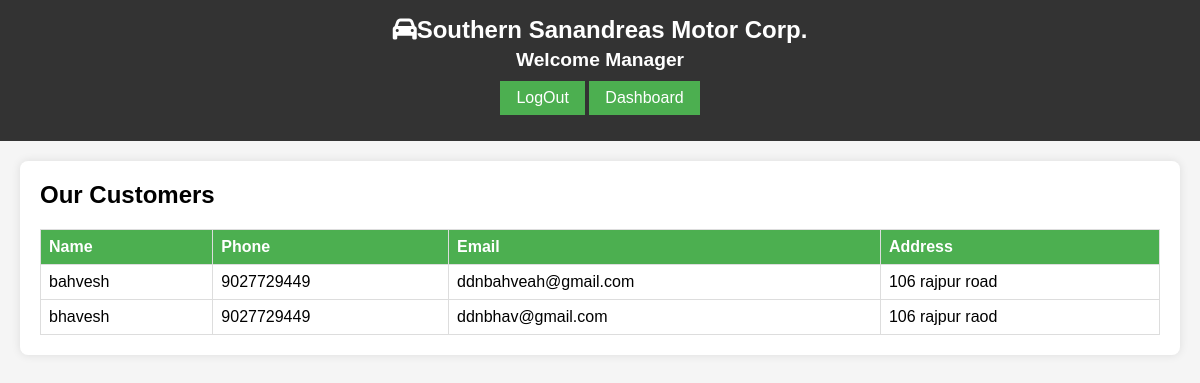
The page /viewcustomer on the database as committed earlier.
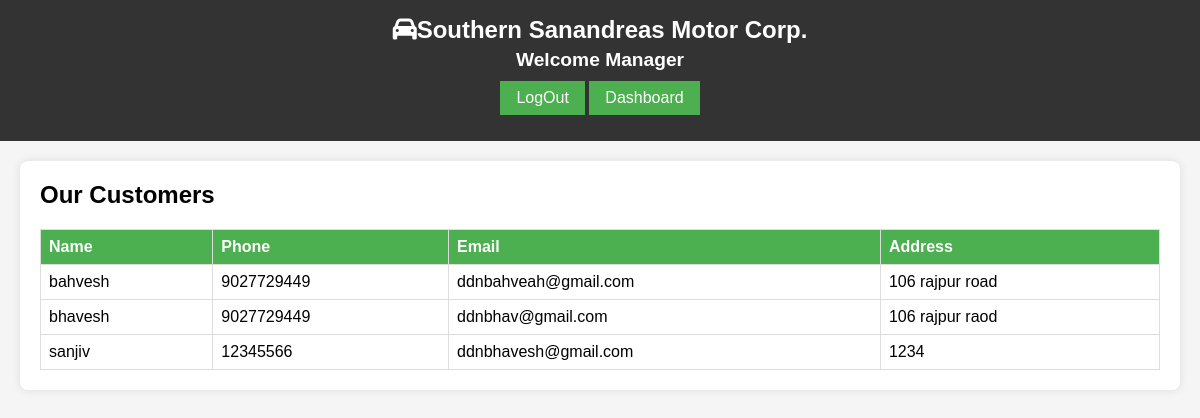
The same page on the database as committed later.
### carshowroom/models.py (models this page shows)
class Customer(models.Model):
    name=models.CharField(max_length=100)
    phone=models.IntegerField()
    email=models.CharField(max_length=50)
    address=models.CharField(max_length=200)

### carshowroom/views.py (the view)
# urls.py: path('viewcustomer', views.viewcustomer, name='viewcustomer'),
def viewcustomer(request):
    cust=list(Customer.objects.all())   #Cars.objects.filter(make='hyundai')
    dic={'cust':cust}
    print(dic)
    return render(request, 'viewcustomer.html', dic)

### template/viewcustomer.html (shortened to what this page needs)
{% load static %}
<!DOCTYPE html>
<html lang="en">
<head>
    <link rel="stylesheet" href="https://cdnjs.cloudflare.com/ajax/libs/font-awesome/6.4.0/css/all.min.css">
    <link rel="stylesheet" type="text/css" href="{% static 'viewinventory.css' %}">
</head>
<body>
    <header>
        <h1><i class="fas fa-car"></i>Southern Sanandreas Motor Corp.</h1>
        <h2>Welcome Manager</h2>
        <a href="{% url 'logout' %}" class="btn">LogOut</a>
        <a href="{% url 'admindashboard' %}" class="btn">Dashboard</a>
    </header>
    <main>
        <div class="content-container">
            <h2>Our Customers</h2>
            <table>
                <thead>
                    <tr>
                        <th>Name</th>
                        <th>Phone</th>
                        <th>Email</th>
                        <th>Address</th>
                    </tr>
                </thead>
                <tbody>
                    {% for cust in cust %}
                        <tr>
                            <td>{{ cust.name }}</td>
                            <td>{{ cust.phone }}</td>
                            <td>{{ cust.email }}</td>
                            <td>{{ cust.address }}</td>
                        </tr>
                    {% endfor %}
                </tbody>
            </table>
        </div>
    </main>
</body>
</html>

Rows that differ between the two databases and show on the page:
added Customer: name "sanjiv", phone "12345566", email "ddnbhavesh@gmail.com", address "1234"
